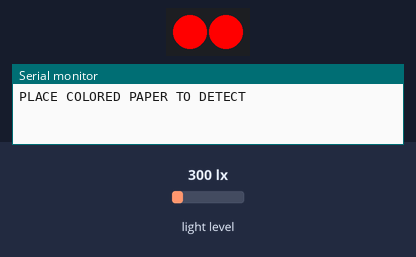
Simulated run of this sketch. Board: Arduino Uno, built with avr-gcc and run on an emulated ATmega328P. Shown: 2 RGB LEDs in strip order, left to right, the last lines printed to the serial monitor. The inputs (shaded band) are chosen by the test bench; at power-on: light level 300 lx.

Above: at 4.1 s.
At 5.1 s:
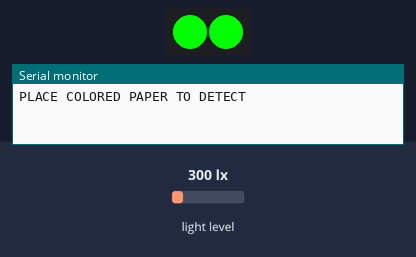
At 6.1 s:
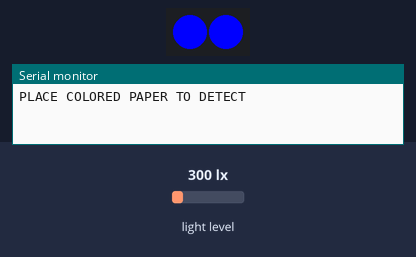
At 7.1 s:
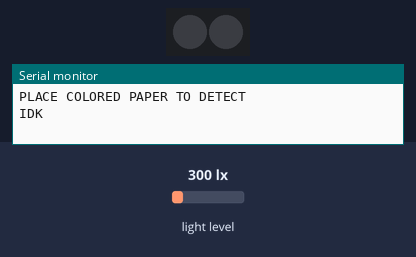
Timing chart, 0 to 8.6 s (numbered marks = the images above):
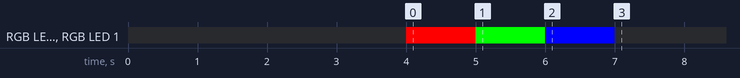

The sketch:

Colour_sensing_test.ino
```cpp
#include "MeMCore.h"
#include "Wire.h"
#define RED colorarr[0]
#define GREEN colorarr[1]
#define BLUE colorarr[2]

MeLightSensor lightsensor(PORT_6);
MeRGBLed rgbled(PORT_7);

double red;
double green;
double blue;

float blackcalibarr[]={376,280,309};
float grayarr[]={229,173,184};
float colorarr[]={0,0,0};

void setup(){
  Serial.begin(9600);
  Serial.println("PLACE COLORED PAPER TO DETECT");
  delay(4000);
  rgbled.setColor(255,0,0);
  rgbled.show();
  delay(1000);
  red = lightsensor.read();

  rgbled.setColor(0,255,0);
  rgbled.show();
  delay(1000);
  green = lightsensor.read();

  rgbled.setColor(0,0,255);
  rgbled.show();
  delay(1000);
  blue = lightsensor.read();
  colorarr[0]= 255 * (red-blackcalibarr[0])/grayarr[0];
  colorarr[1]= 255 * (green-blackcalibarr[1])/grayarr[1];
  colorarr[2]= 255 * (blue-blackcalibarr[2])/grayarr[2];

  rgbled.setColor(0,0,0);
  rgbled.show();

  if (RED < 20 && GREEN < 20 && BLUE < 20) {
    Serial.println("Black");
  }
  else if (abs(GREEN-BLUE) < 20 && RED > GREEN) {
    Serial.println("Red");
  }
  else if (RED > 200 & RED > GREEN && GREEN > BLUE) {
    Serial.println("Yellow");
  }
  else if(abs(RED-GREEN) < 20 && BLUE > RED) {
    Serial.println("Purple");
  }
  else if(abs(GREEN-BLUE) < 20 && RED < GREEN) {
    Serial.println("Blue");
  }
  else if(abs(RED-BLUE) < 20 && GREEN > BLUE) {
    Serial.println("Green");
  }
  else {
   Serial.println("IDK");
  }
  }

  void loop(){
  }
```

Measured:
- by itself, RGB LED 0, RGB LED 1: off → RGB(255, 0, 0) at 4.0 s, → RGB(0, 255, 0) 1.0 s later, → RGB(0, 0, 255) 1.0 s later, → off 1.0 s later
